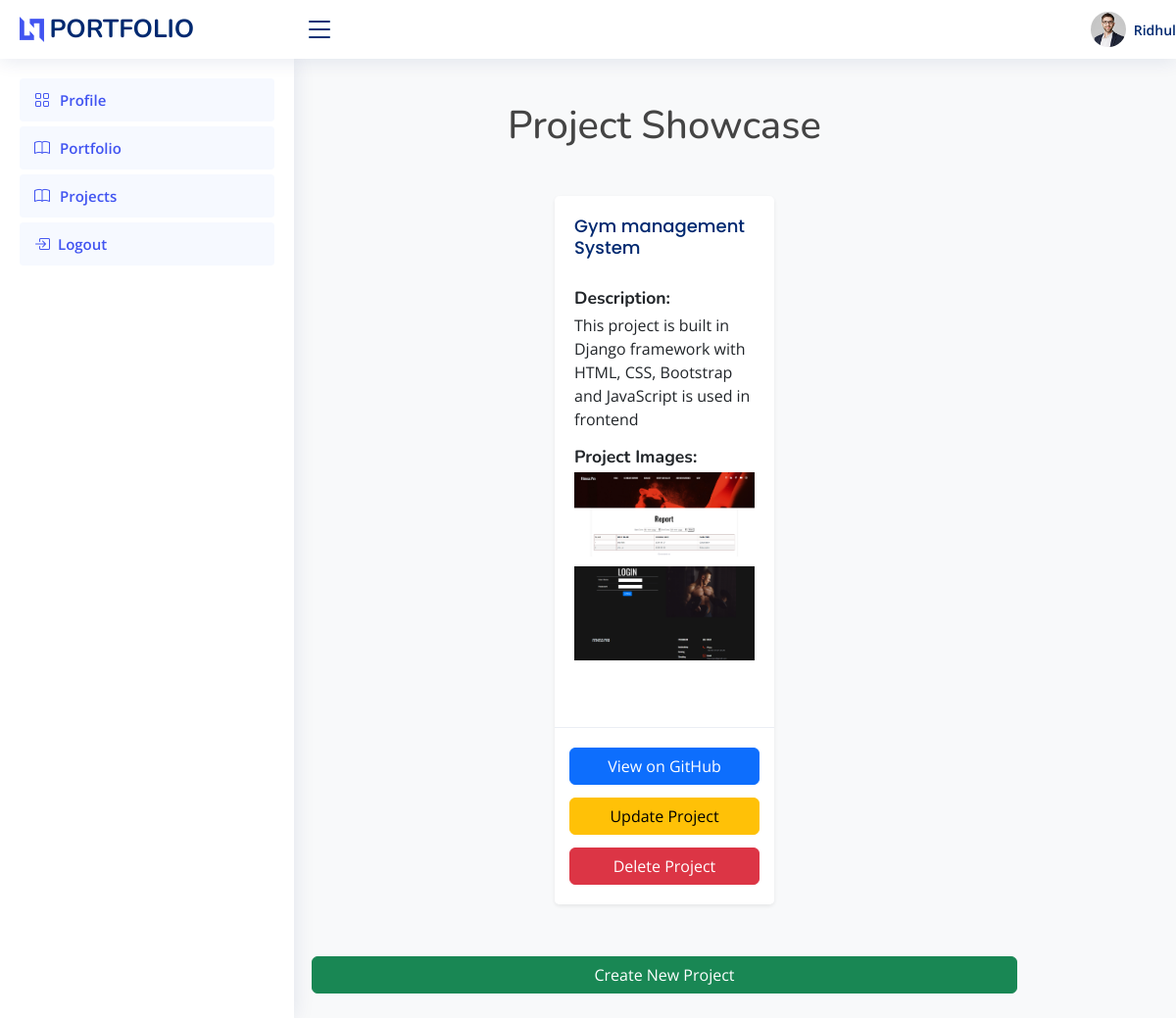
The page /projects/ (signed in) on the database its author committed.
### userprofileapp/models.py (models this page shows, shortened)
class Project(models.Model):
    user = models.ForeignKey(User, on_delete=models.CASCADE)  # Link each project to a user
    project_name = models.CharField(max_length=255)
    description = models.TextField()
    image1 = models.ImageField(upload_to='project_images/', verbose_name='Image 1')
    image2 = models.ImageField(upload_to='project_images/', verbose_name='Image 2')
    github_link = models.URLField(max_length=200, blank=True)

### userprofileapp/views.py (the view)
# urls.py: path('projects/',views.project_showcase, name='project_showcase'),
def project_showcase(request):
    projects = Project.objects.filter(user=request.user)  # Show only projects belonging to the logged-in user
    return render(request, 'project_showcase.html', {'projects': projects})

### templates/project_showcase.html (shortened to what this page needs)
{% extends 'base.html' %}
{% load static %}
{% block content %}
<div class="container-fluid p-0">
    <h1 class="text-center mb-4 py-4">Project Showcase</h1>
    <div class="row justify-content-center">
        {% for project in projects %}
            <div class="col-md-6 col-lg-4 mb-4">
                <div class="card shadow-sm h-100">
                    <div class="card-body">
                        <h5 class="card-title">{{ project.project_name }}</h5>
                        <h6 class="mt-3">Description:</h6>
                        <p class="card-text">{{ project.description|truncatewords:30 }}</p>
                        <h6 class="mt-3">Project Images:</h6>
                        <div class="image-container mb-2">
                            {% if project.image1 %}
                                <img src="{{ project.image1.url }}" class="img-fluid project-image" alt="{{ project.project_name }} - Image 1">
                            {% endif %}
                            {% if project.image2 %}
                                <img src="{{ project.image2.url }}" class="img-fluid project-image" alt="{{ project.project_name }} - Image 2">
                            {% endif %}
                        </div>
                    </div>
                    <div class="card-footer text-center">
                        <a href="{{ project.github_link }}" class="btn btn-primary" target="_blank">View on GitHub</a>
                        <a href="{% url 'update_project' project.id %}" class="btn btn-warning mt-2">Update Project</a>
                         <a href="{% url 'delete_project' project.id %}" class="btn btn-danger mt-2">Delete Project</a>
                    </div>
                </div>
            </div>
        {% empty %}
            <div class="col-12 text-center">
                <p>No projects available.</p>
            </div>
        {% endfor %}
    </div>
    <div class="text-center mt-4">
        <a href="{% url 'create_project' %}" class="btn btn-success">Create New Project</a>
    </div>
</div>
{% endblock %}

### templates/base.html (shortened to what this page needs)
<!DOCTYPE html>
{% load static %}
<html lang="en">
<head>
  <link href="{% static 'assets/vendor/bootstrap/css/bootstrap.min.css' %}" rel="stylesheet">
  <link href="{% static 'assets/vendor/bootstrap-icons/bootstrap-icons.css' %}" rel="stylesheet">
  <link href="{% static 'assets/vendor/boxicons/css/boxicons.min.css' %}" rel="stylesheet">
  <link href="{% static 'assets/vendor/quill/quill.snow.css' %}" rel="stylesheet">
  <link href="{% static 'assets/vendor/quill/quill.bubble.css' %}" rel="stylesheet">
  <link href="{% static 'assets/vendor/remixicon/remixicon.css' %}" rel="stylesheet">
  <link href="{% static 'assets/vendor/simple-datatables/style.css' %}" rel="stylesheet">
  <link href="{% static 'assets/css/style.css' %}" rel="stylesheet">
</head>
<body>
  <header id="header" class="header fixed-top d-flex align-items-center">
    <div class="d-flex align-items-center justify-content-between">
      <a href="index.html" class="logo d-flex align-items-center">
        <img src="{% static 'assets/img/logo.png' %}" alt="">
        <span class="d-none d-lg-block">PORTFOLIO</span>
      </a>
      <i class="bi bi-list toggle-sidebar-btn"></i>
    </div>
    <nav class="header-nav ms-auto">
          <a class="nav-link nav-profile d-flex align-items-center pe-0" href="#" data-bs-toggle="dropdown">
            <img src="{% static 'assets/img/profile-img.jpg' %}" alt="Profile" class="rounded-circle">
            <span class="d-none d-md-block  ps-2">{{ user.first_name }}</span>
          </a>
    </nav>
  </header>
  <aside id="sidebar" class="sidebar">
    <ul class="sidebar-nav" id="sidebar-nav">
      <li class="nav-item">
        <a class="nav-link " href="{% url 'view_portfolio'%}">
          <i class="bi bi-grid"></i>
          <span>Profile</span>
        </a>
      </li>
<li class="nav-item">
    <a class="nav-link btn btn-outline-danger" href="{% url 'viewdetails' %}">
        <i class="bi bi-book"></i>
        <span>Portfolio</span>
    </a>
</li>
<li class="nav-item">
    <a class="nav-link btn btn-outline-danger" href="{% url 'project_showcase' %}">
        <i class="bi bi-book"></i>
        <span>Projects</span>
    </a>
</li>
<li class="nav-item">
    <a href="{% url 'logout' %}" class="nav-link btn btn-outline-danger d-flex align-items-center">
        <i class="bi bi-box-arrow-in-right me-2"></i>
        <span>Logout</span>
    </a>
</li>
    </ul>
  </aside>
  <main id="main" class="main">
    <section class="section dashboard">
      <div class="row">
        <div class="col-lg-10">
          <div class="row">
{% block content %}
{% endblock %}
</body>
</html>

### static/assets/css/style.css (style rules this page uses)
:root { scroll-behavior: smooth; }
body { font-family: "Open Sans", sans-serif; background: #f6f9ff; color: #444444; }
a { color: #4154f1; text-decoration: none; }
h1, h2, h3, h4, h5, h6 { font-family: "Nunito", sans-serif; }
#main { margin-top: 60px; padding: 20px 30px; transition: all 0.3s; }
.card { margin-bottom: 30px; border: none; border-radius: 5px; box-shadow: 0px 0 30px rgba(1, 41, 112, 0.1); }
.card-header, .card-footer { border-color: #ebeef4; background-color: #fff; color: #798eb3; padding: 15px; }
.card-title { padding: 20px 0 15px 0; font-size: 18px; font-weight: 500; color: #012970; font-family: "Poppins", sans-serif; }
.card-body { padding: 0 20px 20px 20px; }
.logo { line-height: 1; }
@media (min-width: 1200px) { .logo { width: 280px; } }
.logo img { max-height: 26px; margin-right: 6px; }
.logo span { font-size: 26px; font-weight: 700; color: #012970; font-family: "Nunito", sans-serif; }
.header { transition: all 0.5s; z-index: 997; height: 60px; box-shadow: 0px 2px 20px rgba(1, 41, 112, 0.1); background-color: #fff; padding-left: 20px; }
.header .toggle-sidebar-btn { font-size: 32px; padding-left: 10px; cursor: pointer; color: #012970; }
.header-nav .nav-profile { color: #012970; }
.header-nav .nav-profile img { max-height: 36px; }
.header-nav .nav-profile span { font-size: 14px; font-weight: 600; }
.sidebar { position: fixed; top: 60px; left: 0; bottom: 0; width: 300px; z-index: 996; transition: all 0.3s; padding: 20px; overflow-y: auto; scrollbar-width: thin; scrollbar-color: #aab7cf transparent; box-shadow: 0px 0px 20px rgba(1, 41, 112, 0.1); background-color: #fff; }
@media (min-width: 1200px) { #main, #footer { margin-left: 300px; } }
.sidebar-nav { padding: 0; margin: 0; list-style: none; }
.sidebar-nav li { padding: 0; margin: 0; list-style: none; }
.sidebar-nav .nav-item { margin-bottom: 5px; }
.sidebar-nav .nav-link { display: flex; align-items: center; font-size: 15px; font-weight: 600; color: #4154f1; transition: 0.3; background: #f6f9ff; padding: 10px 15px; border-radius: 4px; }
.sidebar-nav .nav-link i { font-size: 16px; margin-right: 10px; color: #4154f1; }

### templates/project_showcase.html (style rules this page uses)
body { margin: 0; padding: 0; background-color: #f8f9fa; }
.image-container { display: flex; flex-direction: column; align-items: center; }
.project-image { width: 100%; height: auto; max-height: 400px; object-fit: cover; margin-bottom: 10px; }
.card { border: none; background-color: white; }
.container-fluid { max-width: 1200px; }
h1 { font-size: 2.5rem; }
h6 { font-size: 1.1rem; margin-bottom: 5px; font-weight: bold; }
.btn { width: 100%; margin: 5px 0; }

### rows shown on the page
Project: project_name "Gym management System", description "This project is built in Django framework with HTML, CSS, Bootstrap and JavaScript is used in frontend", image1 (picture), image2 (picture)

### other values the page prints
{{ user.first_name }} "Ridhul"
